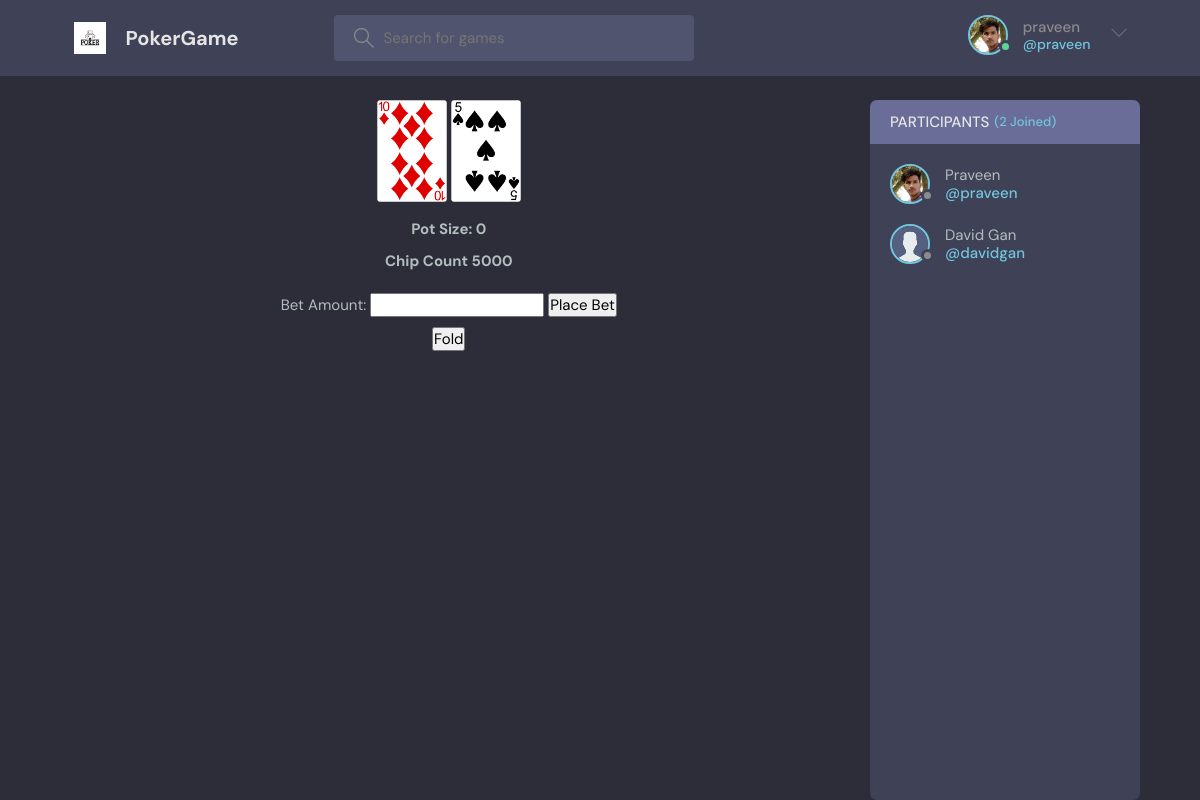
Before: /room/16/ (signed in) with the older database file.
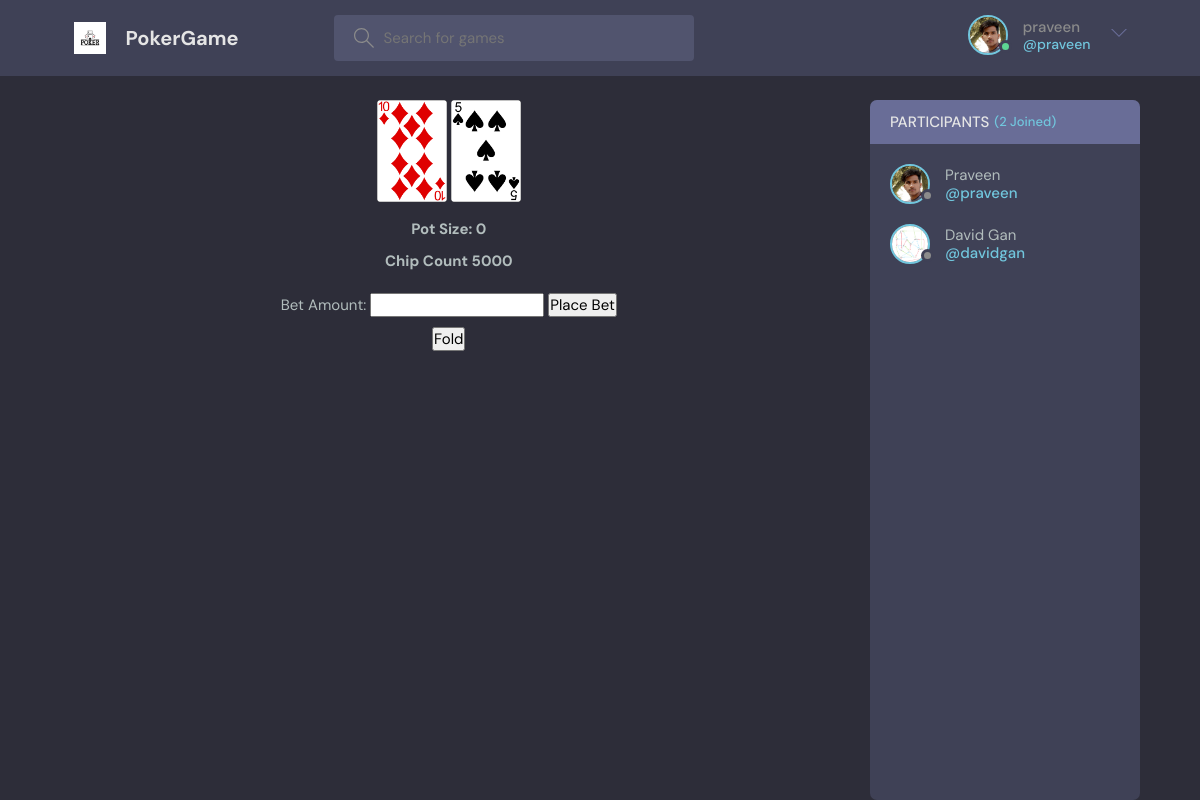
After: the same page with the newer database file.
### base/models.py (models this page shows)
class User(AbstractUser):
    name = models.CharField(max_length=200, null=True)
    email = models.EmailField(unique=True, null=True)
    bio = models.TextField(null=True)
    chip_count = models.IntegerField(default=5000)
    card1 = models.TextField(max_length=5, null=True)
    card2 = models.TextField(max_length=5, null=True)
    avatar = models.ImageField(null=True, default="avatar.svg")
    USERNAME_FIELD = 'email'
    REQUIRED_FIELDS = ['username']

### base/views.py (the view, shortened to what this page needs)
# urls.py: path('room/<str:pk>/', views.room, name="room"),
def room(request, pk):
    room = Room.objects.get(id=pk)
    room_messages = room.message_set.all()
    participants = room.participants.all()
    deck = get_deck()
    cards = [deck[0], deck[1]]
    deck = deck[2:]
    room.deck=json.dumps(deck)
    room.pot_size = 0
    user = request.user
    user.card1 = cards[0]
    user.card2 = cards[1]
    user.save()
    room.save()
    context = {'pot_size': room.pot_size,'chip_count': user.chip_count, 'room': room, 'room_messages': room_messages,
               'participants': participants, 'player_cards': cards}
    return render(request, 'base/room.html', context)

### base/views.py (called while the page is built)
def get_deck():
    deck = ['1H', '1D', '1C', '1S', '13H', '13D', '13C', '13S', '12H', '12D', '12C', '12S', '11H', '11D',
            '11C', '11S', '10H', '10D', '10C', '10S', '9H', '9D', '9C', '9S', '8H', '8D', '8C', '8S',
            '7H', '7D', '7C', '7S', '6H', '6D', '6C', '6S', '5H', '5D', '5C', '5S', '4H', '4D',
            '4C', '4S', '3H', '3D', '3C', '3S', '2H', '2D', '2C', '2S']
    random.shuffle(deck)
    return deck

### base/templates/base/room.html (shortened to what this page needs)
{% extends 'main.html' %}
{% load static %}
{% block content %}
<main class="profile-page layout layout--2">
  <div class="container">
    <div style="text-align: center;">
      <img src="{% static 'images/cardDeck/' %}{{ request.user.card1 }}.png" alt="card" style="width: 70px; height: auto;">
      <img src="{% static 'images/cardDeck/' %}{{ request.user.card2 }}.png" alt="card" style="width: 70px; height: auto;">
      <h1 style="text-align: center; margin-top: 8px;">Pot Size: {{ pot_size }}</h1>
      <h1 style="text-align: center; margin-top: 8px;">Chip Count {{ chip_count }}</h1>
      <form method="post" action="{% url 'flop' pk=room.id %}" style="margin-top:20px;">
        <label for="bet_amount">Bet Amount: </label>
        <input type="number" id="bet_amount" name="bet_amount" min="1" step="1" required>
        <button type="submit">Place Bet</button>
      </form>
      <form method="post" action="{% url 'fold' %}" style="margin-top:10px;">
        <button type="submit">Fold</button>
      </form>
    </div>
    <div class="participants">
      <h3 class="participants__top">Participants <span>({{participants.count}} Joined)</span></h3>
      <div class="participants__list scroll">
        {% for user in participants %}
        <a href="{%  url 'user-profile' user.id %}" class="participant">
          <div class="avatar avatar--medium">
            <img src="{{user.avatar.url}}" />
          </div>
          <p>
            {{user.name}}
            <span>@{{user.username}}</span>
          </p>
        </a>
        {% endfor %}
      </div>
    </div>
  </div>
</main>
{% endblock content %}

Changed rows visible on the page:
changed User "David Gan": avatar: picture added in place of a placeholder
